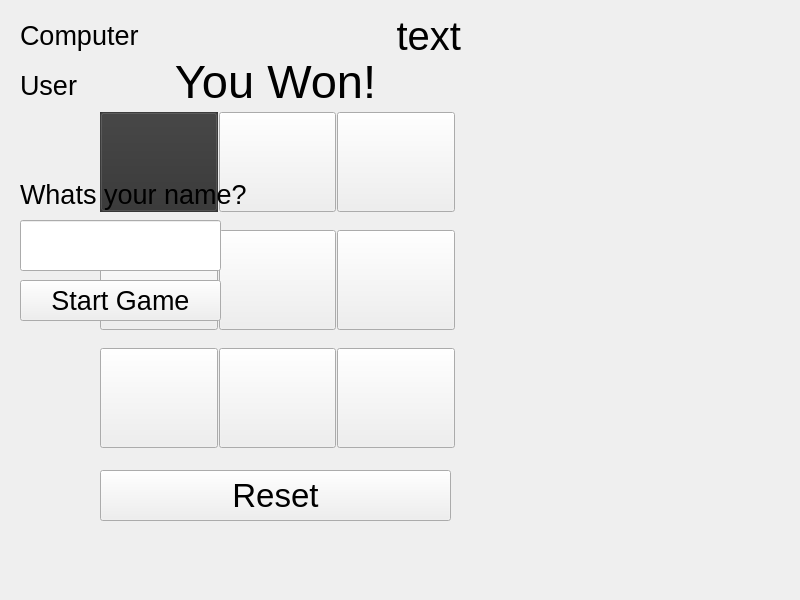
<?xml version="1.0" encoding="UTF-8"?>
<ui version="4.0">
 <class>MainWindow</class>
 <widget class="QMainWindow" name="MainWindow">
  <property name="geometry">
   <rect>
    <x>0</x>
    <y>0</y>
    <width>800</width>
    <height>600</height>
   </rect>
  </property>
  <property name="font">
   <font>
    <pointsize>30</pointsize>
   </font>
  </property>
  <property name="windowTitle">
   <string>MainWindow</string>
  </property>
  <widget class="QWidget" name="centralwidget">
   <widget class="QWidget" name="gridLayoutWidget">
    <property name="geometry">
     <rect>
      <x>100</x>
      <y>100</y>
      <width>355</width>
      <height>360</height>
     </rect>
    </property>
    <layout class="QGridLayout" name="gridLayout">
     <property name="horizontalSpacing">
      <number>1</number>
     </property>
     <item row="0" column="2">
      <widget class="QPushButton" name="pushButton_7">
       <property name="sizePolicy">
        <sizepolicy hsizetype="Minimum" vsizetype="Fixed">
         <horstretch>100</horstretch>
         <verstretch>100</verstretch>
        </sizepolicy>
       </property>
       <property name="minimumSize">
        <size>
         <width>100</width>
         <height>100</height>
        </size>
       </property>
       <property name="font">
        <font>
         <pointsize>48</pointsize>
        </font>
       </property>
       <property name="text">
        <string/>
       </property>
      </widget>
     </item>
     <item row="0" column="1">
      <widget class="QPushButton" name="pushButton_4">
       <property name="sizePolicy">
        <sizepolicy hsizetype="Minimum" vsizetype="Fixed">
         <horstretch>100</horstretch>
         <verstretch>100</verstretch>
        </sizepolicy>
       </property>
       <property name="minimumSize">
        <size>
         <width>100</width>
         <height>100</height>
        </size>
       </property>
       <property name="font">
        <font>
         <pointsize>48</pointsize>
        </font>
       </property>
       <property name="text">
        <string/>
       </property>
      </widget>
     </item>
     <item row="2" column="2">
      <widget class="QPushButton" name="pushButton_9">
       <property name="sizePolicy">
        <sizepolicy hsizetype="Minimum" vsizetype="Fixed">
         <horstretch>100</horstretch>
         <verstretch>100</verstretch>
        </sizepolicy>
       </property>
       <property name="minimumSize">
        <size>
         <width>100</width>
         <height>100</height>
        </size>
       </property>
       <property name="font">
        <font>
         <pointsize>48</pointsize>
        </font>
       </property>
       <property name="text">
        <string/>
       </property>
      </widget>
     </item>
     <item row="1" column="0">
      <widget class="QPushButton" name="pushButton_2">
       <property name="sizePolicy">
        <sizepolicy hsizetype="Minimum" vsizetype="Fixed">
         <horstretch>100</horstretch>
         <verstretch>100</verstretch>
        </sizepolicy>
       </property>
       <property name="minimumSize">
        <size>
         <width>100</width>
         <height>100</height>
        </size>
       </property>
       <property name="font">
        <font>
         <pointsize>48</pointsize>
         <strikeout>false</strikeout>
        </font>
       </property>
       <property name="text">
        <string/>
       </property>
      </widget>
     </item>
     <item row="0" column="0">
      <widget class="QPushButton" name="pushButton_1">
       <property name="sizePolicy">
        <sizepolicy hsizetype="Minimum" vsizetype="Fixed">
         <horstretch>100</horstretch>
         <verstretch>100</verstretch>
        </sizepolicy>
       </property>
       <property name="minimumSize">
        <size>
         <width>100</width>
         <height>100</height>
        </size>
       </property>
       <property name="palette">
        <palette>
         <active>
          <colorrole role="WindowText">
           <brush brushstyle="SolidPattern">
            <color alpha="255">
             <red>255</red>
             <green>255</green>
             <blue>255</blue>
            </color>
           </brush>
          </colorrole>
          <colorrole role="Button">
           <brush brushstyle="SolidPattern">
            <color alpha="255">
             <red>50</red>
             <green>50</green>
             <blue>50</blue>
            </color>
           </brush>
          </colorrole>
          <colorrole role="Light">
           <brush brushstyle="SolidPattern">
            <color alpha="0">
             <red>75</red>
             <green>75</green>
             <blue>75</blue>
            </color>
           </brush>
          </colorrole>
          <colorrole role="Midlight">
           <brush brushstyle="SolidPattern">
            <color alpha="0">
             <red>62</red>
             <green>62</green>
             <blue>62</blue>
            </color>
           </brush>
          </colorrole>
          <colorrole role="Dark">
           <brush brushstyle="SolidPattern">
            <color alpha="0">
             <red>25</red>
             <green>25</green>
             <blue>25</blue>
            </color>
           </brush>
          </colorrole>
          <colorrole role="Mid">
           <brush brushstyle="SolidPattern">
            <color alpha="0">
             <red>33</red>
             <green>33</green>
             <blue>33</blue>
            </color>
           </brush>
          </colorrole>
          <colorrole role="Text">
           <brush brushstyle="SolidPattern">
            <color alpha="255">
             <red>255</red>
             <green>255</green>
             <blue>255</blue>
            </color>
           </brush>
          </colorrole>
          <colorrole role="BrightText">
           <brush brushstyle="SolidPattern">
            <color alpha="255">
             <red>255</red>
             <green>255</green>
             <blue>255</blue>
            </color>
           </brush>
          </colorrole>
          <colorrole role="ButtonText">
           <brush brushstyle="SolidPattern">
            <color alpha="255">
             <red>255</red>
             <green>255</green>
             <blue>255</blue>
            </color>
           </brush>
          </colorrole>
          <colorrole role="Base">
           <brush brushstyle="SolidPattern">
            <color alpha="255">
             <red>0</red>
             <green>0</green>
             <blue>0</blue>
            </color>
           </brush>
          </colorrole>
          <colorrole role="Window">
           <brush brushstyle="SolidPattern">
            <color alpha="0">
             <red>50</red>
             <green>50</green>
             <blue>50</blue>
            </color>
           </brush>
          </colorrole>
          <colorrole role="Shadow">
           <brush brushstyle="SolidPattern">
            <color alpha="255">
             <red>0</red>
             <green>0</green>
             <blue>0</blue>
            </color>
           </brush>
          </colorrole>
          <colorrole role="AlternateBase">
           <brush brushstyle="SolidPattern">
            <color alpha="127">
             <red>25</red>
             <green>25</green>
             <blue>25</blue>
            </color>
           </brush>
          </colorrole>
          <colorrole role="ToolTipBase">
           <brush brushstyle="SolidPattern">
            <color alpha="255">
             <red>255</red>
             <green>255</green>
             <blue>220</blue>
            </color>
           </brush>
          </colorrole>
          <colorrole role="ToolTipText">
           <brush brushstyle="SolidPattern">
            <color alpha="255">
             <red>0</red>
             <green>0</green>
             <blue>0</blue>
            </color>
           </brush>
          </colorrole>
          <colorrole role="PlaceholderText">
           <brush brushstyle="SolidPattern">
            <color alpha="127">
             <red>255</red>
             <green>255</green>
             <blue>255</blue>
            </color>
           </brush>
          </colorrole>
          <colorrole role="Accent">
           <brush brushstyle="SolidPattern">
            <color alpha="255">
             <red>0</red>
             <green>0</green>
             <blue>0</blue>
            </color>
           </brush>
          </colorrole>
         </active>
         <inactive>
          <colorrole role="WindowText">
           <brush brushstyle="SolidPattern">
            <color alpha="255">
             <red>255</red>
             <green>255</green>
             <blue>255</blue>
            </color>
           </brush>
          </colorrole>
          <colorrole role="Button">
           <brush brushstyle="SolidPattern">
            <color alpha="255">
             <red>50</red>
             <green>50</green>
             <blue>50</blue>
            </color>
           </brush>
          </colorrole>
          <colorrole role="Light">
           <brush brushstyle="SolidPattern">
            <color alpha="0">
             <red>75</red>
             <green>75</green>
             <blue>75</blue>
            </color>
           </brush>
          </colorrole>
          <colorrole role="Midlight">
           <brush brushstyle="SolidPattern">
            <color alpha="0">
             <red>62</red>
             <green>62</green>
             <blue>62</blue>
            </color>
           </brush>
          </colorrole>
          <colorrole role="Dark">
           <brush brushstyle="SolidPattern">
            <color alpha="0">
             <red>25</red>
             <green>25</green>
             <blue>25</blue>
            </color>
           </brush>
          </colorrole>
          <colorrole role="Mid">
           <brush brushstyle="SolidPattern">
            <color alpha="0">
             <red>33</red>
             <green>33</green>
             <blue>33</blue>
            </color>
           </brush>
          </colorrole>
          <colorrole role="Text">
           <brush brushstyle="SolidPattern">
            <color alpha="255">
             <red>255</red>
             <green>255</green>
             <blue>255</blue>
            </color>
           </brush>
          </colorrole>
          <colorrole role="BrightText">
           <brush brushstyle="SolidPattern">
            <color alpha="255">
             <red>255</red>
             <green>255</green>
             <blue>255</blue>
            </color>
           </brush>
          </colorrole>
          <colorrole role="ButtonText">
           <brush brushstyle="SolidPattern">
            <color alpha="255">
             <red>255</red>
             <green>255</green>
             <blue>255</blue>
            </color>
           </brush>
          </colorrole>
          <colorrole role="Base">
           <brush brushstyle="SolidPattern">
            <color alpha="255">
             <red>0</red>
             <green>0</green>
             <blue>0</blue>
            </color>
           </brush>
          </colorrole>
          <colorrole role="Window">
           <brush brushstyle="SolidPattern">
            <color alpha="0">
             <red>50</red>
             <green>50</green>
             <blue>50</blue>
            </color>
           </brush>
          </colorrole>
          <colorrole role="Shadow">
           <brush brushstyle="SolidPattern">
            <color alpha="255">
             <red>0</red>
             <green>0</green>
             <blue>0</blue>
            </color>
           </brush>
          </colorrole>
          <colorrole role="AlternateBase">
           <brush brushstyle="SolidPattern">
            <color alpha="127">
             <red>25</red>
             <green>25</green>
             <blue>25</blue>
            </color>
           </brush>
          </colorrole>
          <colorrole role="ToolTipBase">
           <brush brushstyle="SolidPattern">
            <color alpha="255">
             <red>255</red>
             <green>255</green>
             <blue>220</blue>
            </color>
           </brush>
          </colorrole>
          <colorrole role="ToolTipText">
           <brush brushstyle="SolidPattern">
            <color alpha="255">
             <red>0</red>
             <green>0</green>
             <blue>0</blue>
            </color>
           </brush>
          </colorrole>
          <colorrole role="PlaceholderText">
           <brush brushstyle="SolidPattern">
            <color alpha="127">
             <red>255</red>
             <green>255</green>
             <blue>255</blue>
            </color>
           </brush>
          </colorrole>
          <colorrole role="Accent">
           <brush brushstyle="SolidPattern">
            <color alpha="255">
             <red>0</red>
             <green>0</green>
             <blue>0</blue>
            </color>
           </brush>
          </colorrole>
         </inactive>
         <disabled>
          <colorrole role="WindowText">
           <brush brushstyle="SolidPattern">
            <color alpha="0">
             <red>25</red>
             <green>25</green>
             <blue>25</blue>
            </color>
           </brush>
          </colorrole>
          <colorrole role="Button">
           <brush brushstyle="SolidPattern">
            <color alpha="255">
             <red>50</red>
             <green>50</green>
             <blue>50</blue>
            </color>
           </brush>
          </colorrole>
          <colorrole role="Light">
           <brush brushstyle="SolidPattern">
            <color alpha="0">
             <red>75</red>
             <green>75</green>
             <blue>75</blue>
            </color>
           </brush>
          </colorrole>
          <colorrole role="Midlight">
           <brush brushstyle="SolidPattern">
            <color alpha="0">
             <red>62</red>
             <green>62</green>
             <blue>62</blue>
            </color>
           </brush>
          </colorrole>
          <colorrole role="Dark">
           <brush brushstyle="SolidPattern">
            <color alpha="0">
             <red>25</red>
             <green>25</green>
             <blue>25</blue>
            </color>
           </brush>
          </colorrole>
          <colorrole role="Mid">
           <brush brushstyle="SolidPattern">
            <color alpha="0">
             <red>33</red>
             <green>33</green>
             <blue>33</blue>
            </color>
           </brush>
          </colorrole>
          <colorrole role="Text">
           <brush brushstyle="SolidPattern">
            <color alpha="0">
             <red>25</red>
             <green>25</green>
             <blue>25</blue>
            </color>
           </brush>
          </colorrole>
          <colorrole role="BrightText">
           <brush brushstyle="SolidPattern">
            <color alpha="255">
             <red>255</red>
             <green>255</green>
             <blue>255</blue>
            </color>
           </brush>
          </colorrole>
          <colorrole role="ButtonText">
           <brush brushstyle="SolidPattern">
            <color alpha="0">
             <red>25</red>
             <green>25</green>
             <blue>25</blue>
            </color>
           </brush>
          </colorrole>
          <colorrole role="Base">
           <brush brushstyle="SolidPattern">
            <color alpha="0">
             <red>50</red>
             <green>50</green>
             <blue>50</blue>
            </color>
           </brush>
          </colorrole>
          <colorrole role="Window">
           <brush brushstyle="SolidPattern">
            <color alpha="0">
             <red>50</red>
             <green>50</green>
             <blue>50</blue>
            </color>
           </brush>
          </colorrole>
          <colorrole role="Shadow">
           <brush brushstyle="SolidPattern">
            <color alpha="255">
             <red>0</red>
             <green>0</green>
             <blue>0</blue>
            </color>
           </brush>
          </colorrole>
          <colorrole role="AlternateBase">
           <brush brushstyle="SolidPattern">
            <color alpha="0">
             <red>50</red>
             <green>50</green>
             <blue>50</blue>
            </color>
           </brush>
          </colorrole>
          <colorrole role="ToolTipBase">
           <brush brushstyle="SolidPattern">
            <color alpha="255">
             <red>255</red>
             <green>255</green>
             <blue>220</blue>
            </color>
           </brush>
          </colorrole>
          <colorrole role="ToolTipText">
           <brush brushstyle="SolidPattern">
            <color alpha="255">
             <red>0</red>
             <green>0</green>
             <blue>0</blue>
            </color>
           </brush>
          </colorrole>
          <colorrole role="PlaceholderText">
           <brush brushstyle="SolidPattern">
            <color alpha="0">
             <red>25</red>
             <green>25</green>
             <blue>25</blue>
            </color>
           </brush>
          </colorrole>
          <colorrole role="Accent">
           <brush brushstyle="SolidPattern">
            <color alpha="0">
             <red>35</red>
             <green>35</green>
             <blue>35</blue>
            </color>
           </brush>
          </colorrole>
         </disabled>
        </palette>
       </property>
       <property name="font">
        <font>
         <pointsize>48</pointsize>
         <strikeout>false</strikeout>
         <kerning>true</kerning>
        </font>
       </property>
       <property name="autoFillBackground">
        <bool>true</bool>
       </property>
       <property name="text">
        <string/>
       </property>
      </widget>
     </item>
     <item row="2" column="1">
      <widget class="QPushButton" name="pushButton_6">
       <property name="sizePolicy">
        <sizepolicy hsizetype="Minimum" vsizetype="Fixed">
         <horstretch>100</horstretch>
         <verstretch>100</verstretch>
        </sizepolicy>
       </property>
       <property name="minimumSize">
        <size>
         <width>100</width>
         <height>100</height>
        </size>
       </property>
       <property name="font">
        <font>
         <pointsize>48</pointsize>
        </font>
       </property>
       <property name="text">
        <string/>
       </property>
      </widget>
     </item>
     <item row="1" column="1">
      <widget class="QPushButton" name="pushButton_5">
       <property name="sizePolicy">
        <sizepolicy hsizetype="Minimum" vsizetype="Fixed">
         <horstretch>100</horstretch>
         <verstretch>100</verstretch>
        </sizepolicy>
       </property>
       <property name="minimumSize">
        <size>
         <width>100</width>
         <height>100</height>
        </size>
       </property>
       <property name="font">
        <font>
         <pointsize>48</pointsize>
        </font>
       </property>
       <property name="text">
        <string/>
       </property>
      </widget>
     </item>
     <item row="2" column="0">
      <widget class="QPushButton" name="pushButton_3">
       <property name="sizePolicy">
        <sizepolicy hsizetype="Minimum" vsizetype="Fixed">
         <horstretch>100</horstretch>
         <verstretch>100</verstretch>
        </sizepolicy>
       </property>
       <property name="minimumSize">
        <size>
         <width>100</width>
         <height>100</height>
        </size>
       </property>
       <property name="font">
        <font>
         <pointsize>48</pointsize>
        </font>
       </property>
       <property name="text">
        <string/>
       </property>
      </widget>
     </item>
     <item row="1" column="2">
      <widget class="QPushButton" name="pushButton_8">
       <property name="sizePolicy">
        <sizepolicy hsizetype="Minimum" vsizetype="Fixed">
         <horstretch>100</horstretch>
         <verstretch>100</verstretch>
        </sizepolicy>
       </property>
       <property name="minimumSize">
        <size>
         <width>100</width>
         <height>100</height>
        </size>
       </property>
       <property name="font">
        <font>
         <pointsize>48</pointsize>
        </font>
       </property>
       <property name="text">
        <string/>
       </property>
      </widget>
     </item>
    </layout>
   </widget>
   <widget class="QPushButton" name="pushButton">
    <property name="geometry">
     <rect>
      <x>100</x>
      <y>470</y>
      <width>351</width>
      <height>51</height>
     </rect>
    </property>
    <property name="font">
     <font>
      <pointsize>25</pointsize>
     </font>
    </property>
    <property name="text">
     <string>Reset</string>
    </property>
   </widget>
   <widget class="QPushButton" name="pushButton_10">
    <property name="geometry">
     <rect>
      <x>20</x>
      <y>280</y>
      <width>201</width>
      <height>41</height>
     </rect>
    </property>
    <property name="font">
     <font>
      <pointsize>20</pointsize>
     </font>
    </property>
    <property name="text">
     <string>Start Game</string>
    </property>
   </widget>
   <widget class="QLineEdit" name="lineEdit">
    <property name="geometry">
     <rect>
      <x>20</x>
      <y>220</y>
      <width>201</width>
      <height>51</height>
     </rect>
    </property>
    <property name="font">
     <font>
      <pointsize>30</pointsize>
     </font>
    </property>
    <property name="text">
     <string/>
    </property>
   </widget>
   <widget class="QLabel" name="compScore">
    <property name="geometry">
     <rect>
      <x>20</x>
      <y>0</y>
      <width>261</width>
      <height>71</height>
     </rect>
    </property>
    <property name="font">
     <font>
      <pointsize>20</pointsize>
     </font>
    </property>
    <property name="text">
     <string>Computer </string>
    </property>
    <property name="alignment">
     <set>Qt::AlignLeading|Qt::AlignLeft|Qt::AlignVCenter</set>
    </property>
   </widget>
   <widget class="QLabel" name="userScore">
    <property name="geometry">
     <rect>
      <x>20</x>
      <y>50</y>
      <width>251</width>
      <height>71</height>
     </rect>
    </property>
    <property name="font">
     <font>
      <pointsize>20</pointsize>
     </font>
    </property>
    <property name="text">
     <string>User</string>
    </property>
    <property name="alignment">
     <set>Qt::AlignLeading|Qt::AlignLeft|Qt::AlignVCenter</set>
    </property>
   </widget>
   <widget class="QLabel" name="label">
    <property name="geometry">
     <rect>
      <x>100</x>
      <y>60</y>
      <width>351</width>
      <height>42</height>
     </rect>
    </property>
    <property name="font">
     <font>
      <pointsize>35</pointsize>
     </font>
    </property>
    <property name="text">
     <string>You Won!</string>
    </property>
    <property name="alignment">
     <set>Qt::AlignCenter</set>
    </property>
   </widget>
   <widget class="QLabel" name="label_2">
    <property name="geometry">
     <rect>
      <x>190</x>
      <y>0</y>
      <width>271</width>
      <height>71</height>
     </rect>
    </property>
    <property name="font">
     <font>
      <pointsize>30</pointsize>
     </font>
    </property>
    <property name="styleSheet">
     <string notr="true"/>
    </property>
    <property name="text">
     <string>text</string>
    </property>
    <property name="alignment">
     <set>Qt::AlignRight|Qt::AlignTrailing|Qt::AlignVCenter</set>
    </property>
   </widget>
   <widget class="QLabel" name="label_3">
    <property name="geometry">
     <rect>
      <x>20</x>
      <y>150</y>
      <width>281</width>
      <height>88</height>
     </rect>
    </property>
    <property name="font">
     <font>
      <pointsize>20</pointsize>
     </font>
    </property>
    <property name="styleSheet">
     <string notr="true"/>
    </property>
    <property name="text">
     <string>Whats your name?</string>
    </property>
   </widget>
  </widget>
 </widget>
 <resources/>
 <connections/>
</ui>
